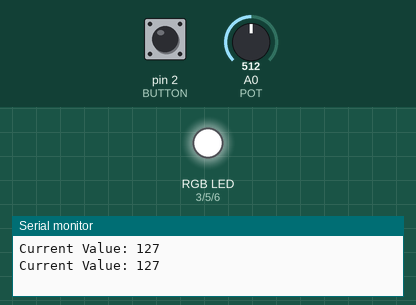
A program run on a simulated Arduino Uno, built with avr-gcc and run on an emulated ATmega328P. On the bench: an RGB LED mixed from three pins (HIGH = lit), the last lines printed to the serial monitor. Dashed ring = blinking. The inputs (shaded band) are chosen by the test bench; at power-on: pin 2 (BUTTON) HIGH, A0 (POT) = 512.

Above: at 1.2 s.
1.3 s: pin 2 (BUTTON) pulled LOW for 1 s
At 1.75 s:
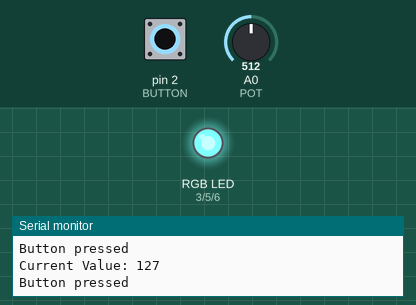
4.0 s: pin 2 (BUTTON) pulled LOW for 0.15 s
At 4.8 s:
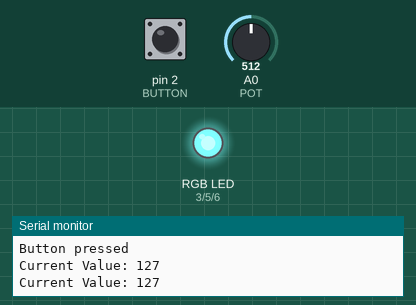
5.8 s: pin 2 (BUTTON) pulled LOW for 0.15 s
At 7.3 s:
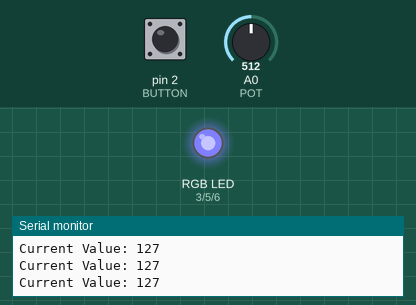
7.6 s: pin 2 (BUTTON) pulled LOW for 3.2 s
At 11.2 s:
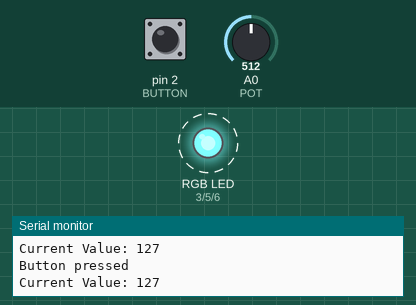
Timing chart, 0 to 12.7 s (numbered marks = the images above; inputs shaded):
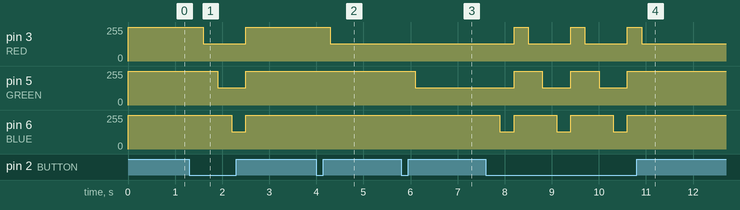

The program:

main.cpp
```cpp
#include <Arduino.h>

#define RED 3
#define GREEN 5
#define BLUE 6
#define BUTTON 2
#define POT A0

long startMillis;
long currentMillis;
const long period = 500;
int seconds = 0;

int colorCount = 0;

void setup()
{
  startMillis = millis();
  pinMode(RED, OUTPUT);
  pinMode(GREEN, OUTPUT);
  pinMode(BLUE, OUTPUT);
  pinMode(BUTTON, INPUT_PULLUP);
  pinMode(POT, INPUT);
  Serial.begin(9600);
  analogWrite(RED, 255);
  analogWrite(GREEN, 255);
  analogWrite(BLUE, 255);
}

void loop()
{
  currentMillis = millis();

  long val = map(analogRead(POT), 0, 1023, 0, 255);

  if (currentMillis - startMillis >= period)
  {
    startMillis += period;
    Serial.print("Current Value: ");
    Serial.println(val);
  }

  if (digitalRead(BUTTON) == LOW)
  {
    Serial.println("Button pressed");
    delay(300);
    if (colorCount == 0)
    {
      Serial.println("Value voor rood: " + val);
      analogWrite(RED, 255 - val);
      colorCount++;
    }
    else if (colorCount == 1)
    {
      Serial.println("Value voor groen: " + val);
      analogWrite(GREEN, 255 - val);
      colorCount++;
    }
    else if (colorCount == 2)
    {
      Serial.println("Value voor blauw: " + val);
      analogWrite(BLUE, 255 - val);
      colorCount++;
    }
    else
    {
      Serial.println("Led Reset!");
      analogWrite(RED, 255);
      analogWrite(GREEN, 255);
      analogWrite(BLUE, 255);
      colorCount = 0;
    }
  }
}
```

Measured:
- after the input at 1.3 s, pin 3 (RED): 255/255 → 128/255 after 0.30 s, → 255/255 0.90 s later; pin 5 (GREEN): 255/255 → 128/255 after 0.60 s, → 255/255 0.60 s later; pin 6 (BLUE): 255/255 → 128/255 after 0.90 s, → 255/255 0.30 s later
- after the input at 4.0 s, pin 3 (RED): 255/255 → 128/255 after 0.30 s
- after the input at 5.8 s, pin 5 (GREEN): 255/255 → 128/255 after 0.30 s
- after the input at 7.6 s, pin 3 (RED): alternates 255/255 for 0.30 s and 128/255 for 0.90 s, 6 changes in all, then stays 128/255, starting after 0.60 s; pin 5 (GREEN): alternates 255/255 for 0.60 s and 128/255 for 0.60 s, 5 changes in all, then stays 255/255, starting after 0.60 s
